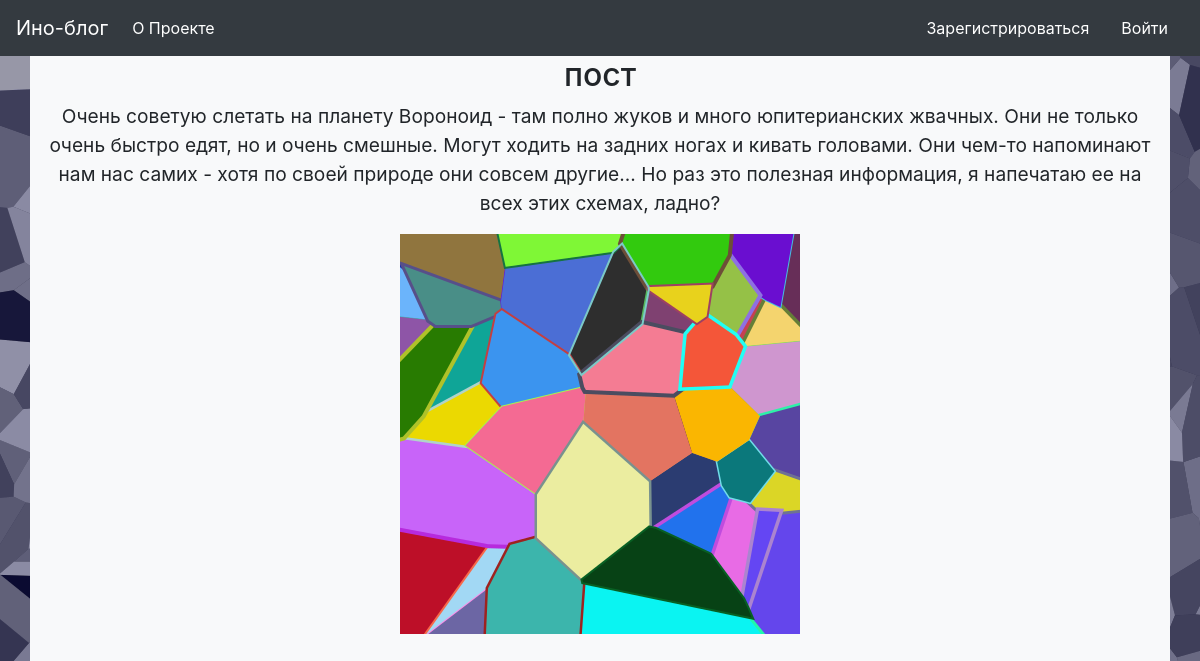
Page /3 on the committed database.
### project.py (models this page shows, shortened)
class Post(db.Model):
    id = db.Column(db.Integer, primary_key=True)
    title = db.Column(db.String(140))
    content = db.Column(db.String(540))
    image = db.Column(db.String(40))
    stamp = db.Column(db.DateTime, index=True, default=datetime.now(timezone.utc))
    username = db.Column(db.String(140))

### project.py (the view)
@app.route('/<int:post_id>')
def post(post_id):
    post_content = get_post(post_id)
    return render_template('post.html', post=post_content)

### project.py (called while the page is built)
def get_db_connection():
    conn = sqlite3.connect('database.db')
    conn.row_factory = sqlite3.Row
    return conn

def get_post(post_id):
    conn = get_db_connection()
    post_content = conn.execute('SELECT * FROM post WHERE id = ?', (post_id,)).fetchone()
    conn.close()
    if post_content is None:
        abort(404)
    return post_content

### templates/post.html (shortened to what this page needs)
{% extends 'base.html' %}
{% block content %}
<h2 align="center">{% block title %} {{ post['title'] }} {% endblock %}</h2>
<p align="center"><big>{{ post['content'] }}</big></p>
<div align="center">
<tr >
    <td><img src="{{ url_for('static', filename=post['image']) }}" width="400" height="400" align="center"></td>
</tr>
<br> <br> <br> <br> <br> <br> <br> <br> <br> <br> <br> <br> <br> <br> <br> <br> <br> <br> <br>
<br> <br> <br> <br> <br> <br> <br> <br> <br> <br> <br> <br> <br> <br> <br> <br> <br> <br> <br>
    {% endblock %}

### rows in the picture
Post: title "пост", content "Очень советую слетать на планету Вороноид - там полно жуков и много юпитерианских жвачных. Они не только очень быстро едят, но и очень смешные. Могут ходить на задних ногах и кивать головами. Они чем-то напоминают нам нас самих - хотя по своей природе они совсем другие... Но раз это полезная информация, я напечатаю ее на всех этих схемах, ладно?", image (picture)
